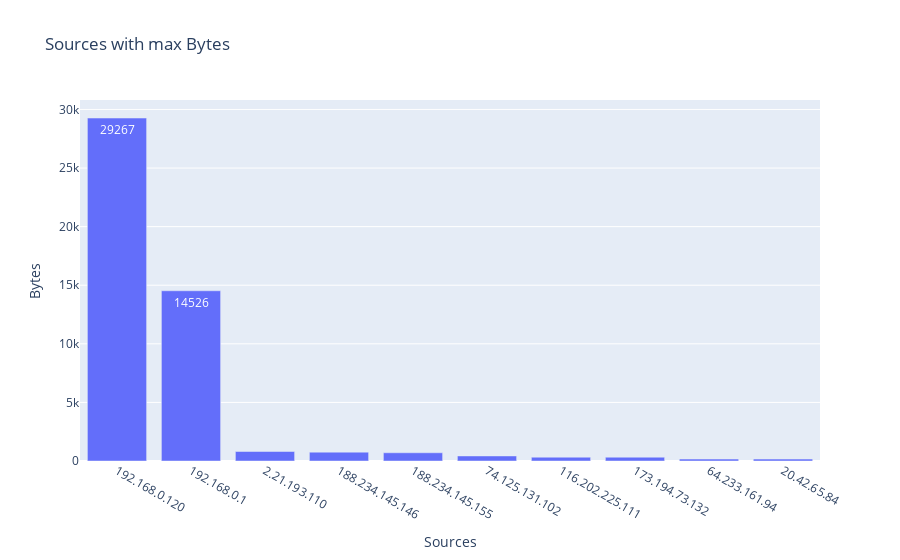

Notebook code cell kept with this figure:
### Code cell
import plotly.graph_objects as go
fig = go.Figure([go.Bar(
            x=sum_bytes['Destination'][0:10], y=sum_bytes['Bytes'][0:10],
            text=sum_bytes['Bytes'][0:2].apply(str),
            textposition='auto')])
fig.update_layout(
    title='Sources with max Bytes',
    xaxis_title="Sources",
    yaxis_title="Bytes",
)
fig.show()

### Figure 1 — Plotly figure (JSON) as saved in the notebook; plotly's stock layout.template omitted (floating-point values rounded to 4 significant figures)
{"data": [{"text": ["29267", "14526"], "textposition": "auto", "type": "bar", "x": ["192.168.0.120", "192.168.0.1", "2.21.193.110", "188.234.145.146", "188.234.145.155", "74.125.131.102", "116.202.225.111", "173.194.73.132", "64.233.161.94", "20.42.65.84"], "y": [29267, 14526, 810, 756, 702, 432, 326, 324, 164, 162]}], "layout": {"title": {"text": "Sources with max Bytes"}, "xaxis": {"title": {"text": "Sources"}}, "yaxis": {"title": {"text": "Bytes"}}}}
